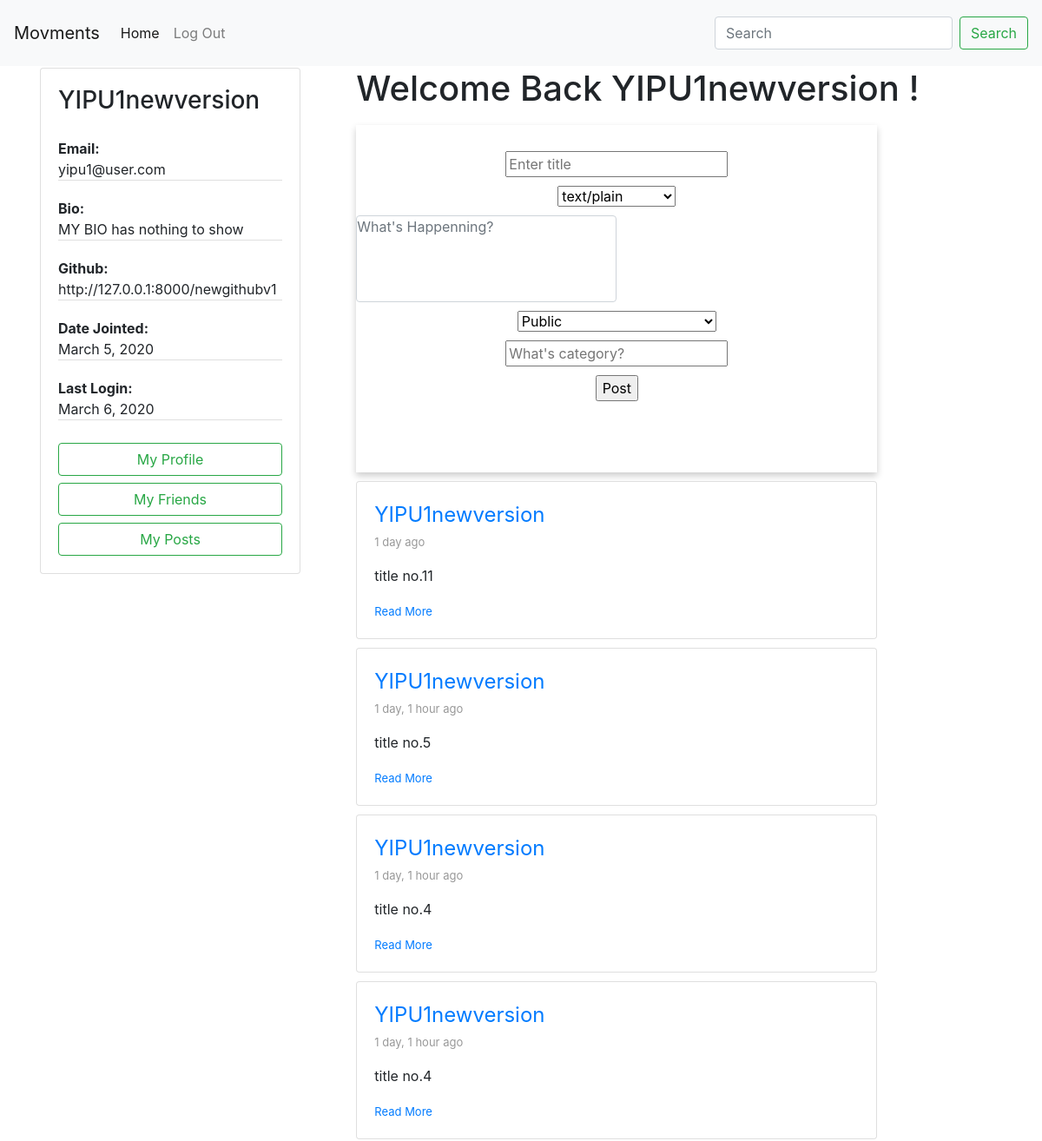
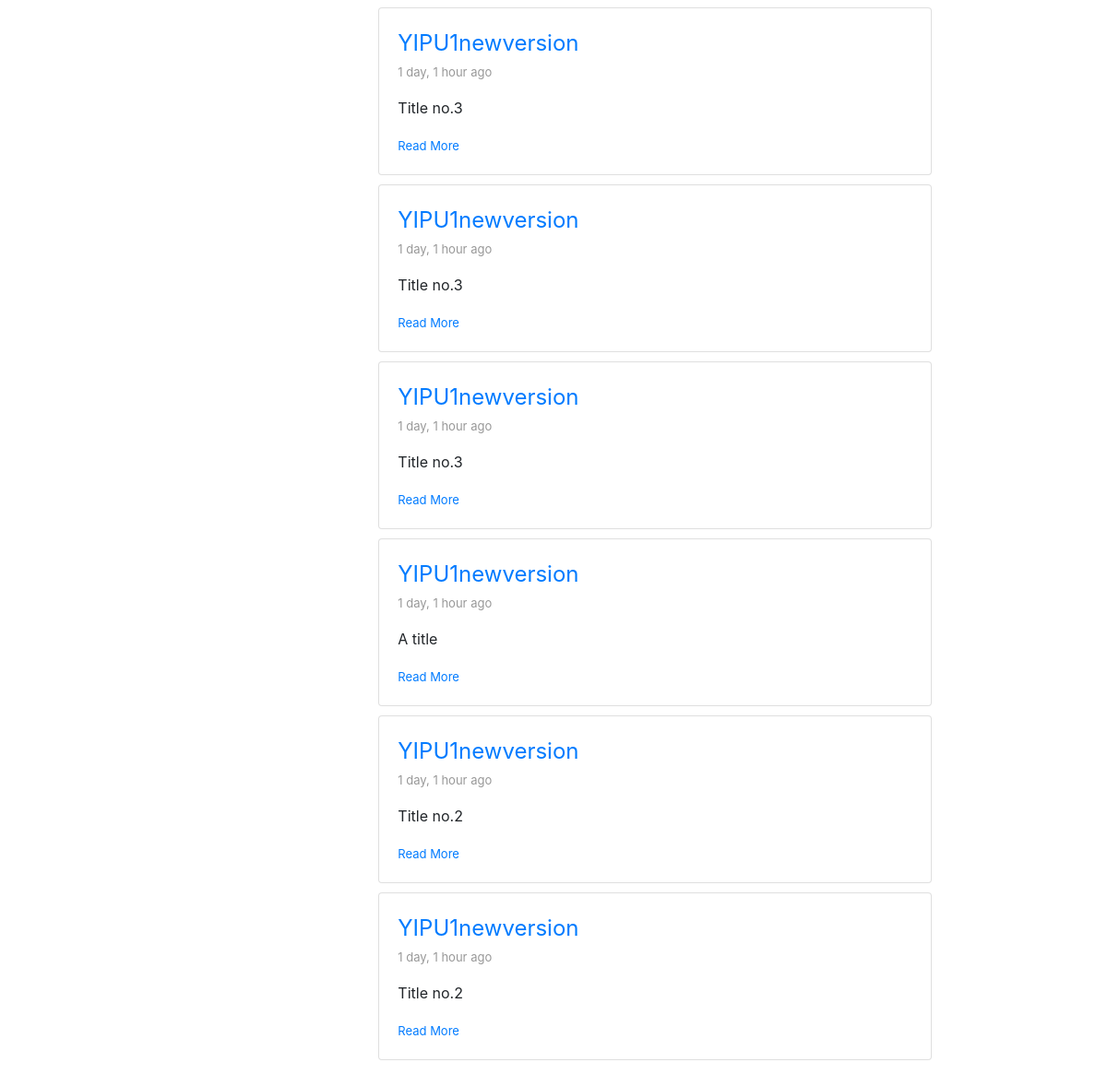
/service/posts/ (signed in), run on an earlier commit of the app's database (2 pictures, top to bottom).
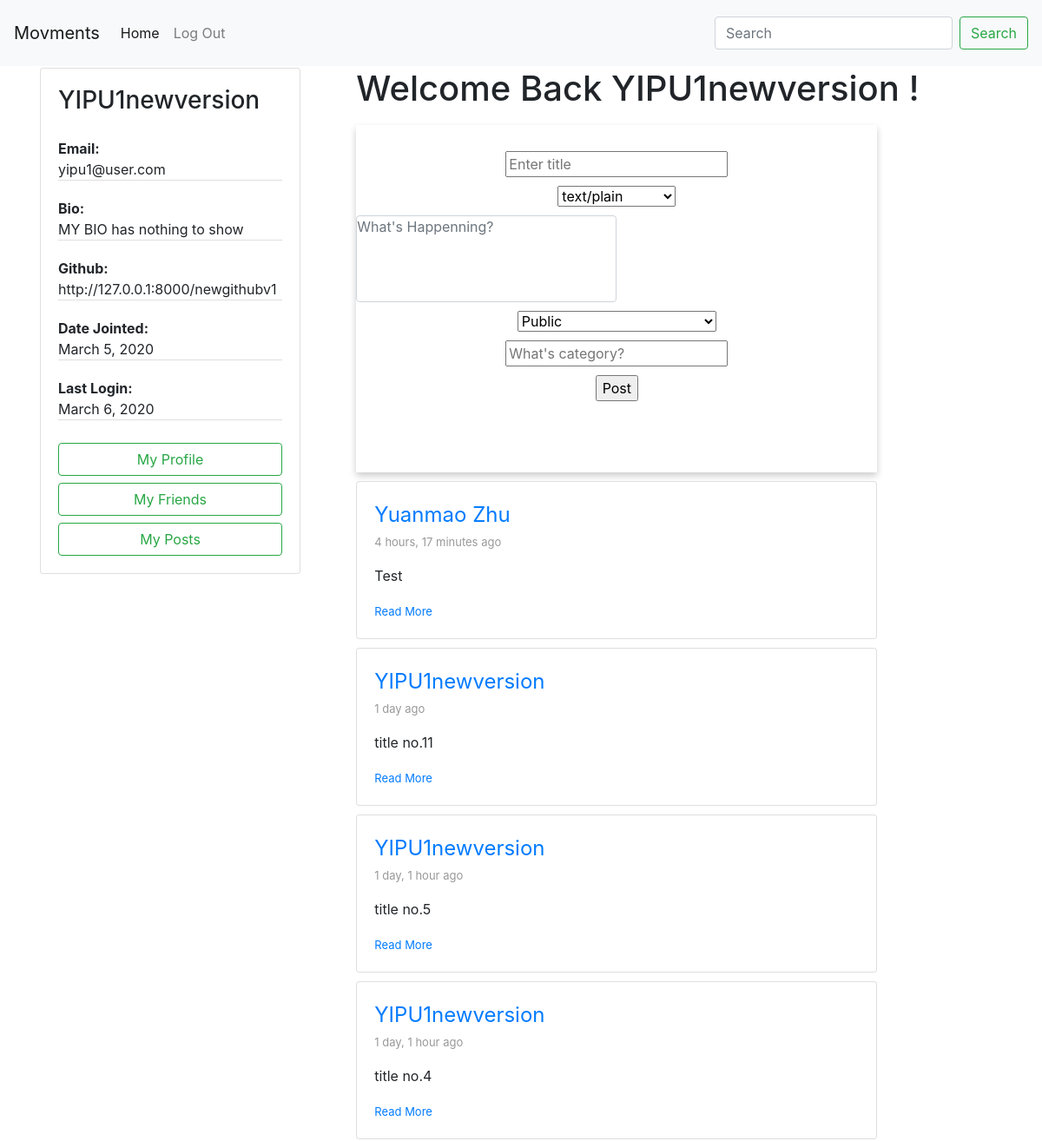
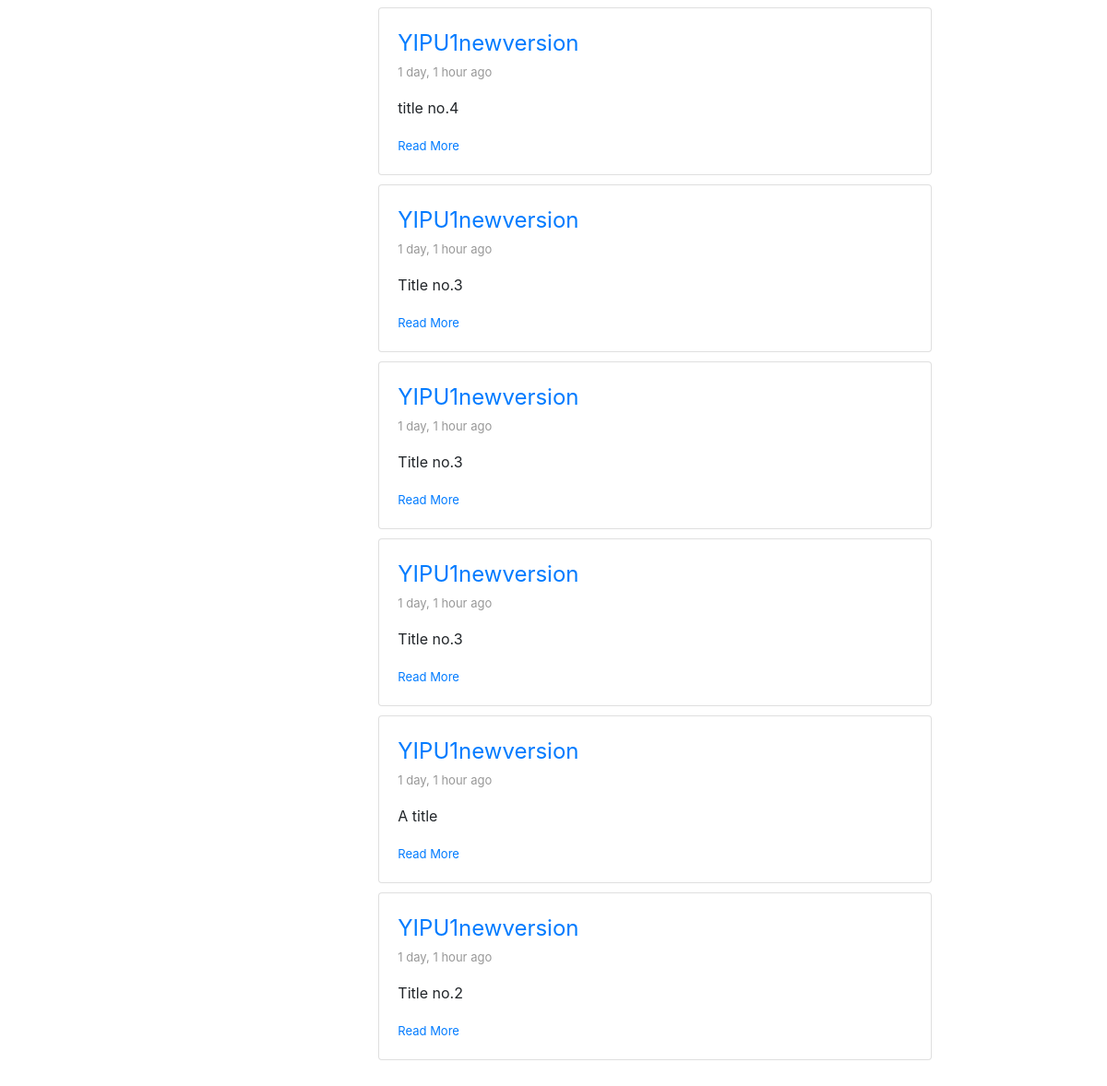
And on a later commit of the database (2 pictures, top to bottom).
### posting/models.py (models this page shows)
class Post(models.Model):
    POST_VISIBILITY = (
        ('PUBLIC', 'Public'),
        ('PRIVATE', 'Prviate to self'),
        ('FRIENDS', 'Private to friends'),
        ('FOAF', 'Private to friends of friends'),
        ('SERVERONLY', 'Private to local friends'),
    )
    CONTENT_TYPE = {
        ('text', 'text/plain'),
        ('md', 'text/markdown'),
    }
    id = models.UUIDField(primary_key=True, default=uuid.uuid4, editable=False)
    author = models.ForeignKey(Author, on_delete=models.CASCADE)
    title = models.CharField(max_length=50)
    content_type = models.CharField(max_length=4, default = 'text', choices=CONTENT_TYPE)
    content = models.CharField(max_length=200)
    category = models.CharField(max_length=200)
    pub_date = models.DateTimeField('date posted', auto_now_add=True, blank=True)
    visibility = models.CharField(max_length=10, default = 'PUBL', choices=POST_VISIBILITY)

### accounts/models.py (models this page shows, shortened)
class Author(AbstractBaseUser):
    email=models.EmailField(
        verbose_name='email address',
        max_length=60,
        unique=True,
    )
    uid_str = uuid.uuid4().urn
    uuid_str = uid_str[9:] # str(settings.HOSTNAME)+"/author/"+
    id = models.CharField(primary_key=True, default=uuid_str, editable=False,max_length=100,unique=True)
    displayName = models.CharField(max_length=30)
    host = models.URLField(default=settings.HOSTNAME, max_length=100)
    url = models.URLField(default=uuid_str,max_length=100)
    avatar = models.ImageField(upload_to='avatar/', default = 'avatar/default-avatar.png', blank=True, null=True)
    github = models.URLField(default="", max_length=100, null=True)
    bio = models.CharField(max_length=200, null=True)
    date_joined=models.DateField(verbose_name="date joined", auto_now=True)
    last_login=models.DateField(verbose_name="date joined", auto_now=True)
    is_active=models.BooleanField(default=True)
    is_admin=models.BooleanField(default=False)
    objects=AuthorManager()
    USERNAME_FIELD = 'email'
    REQUIRED_FIELDS = ['displayName', ]

### posting/views.py (the view, shortened to what this page needs)
# urls.py: path('posts/', views.ViewPublicPosts, name='view public posts'),
def ViewPublicPosts(request):
    public_posts = Post.objects.filter(visibility='PUBLIC').order_by('-pub_date')[:10]
    form = PostNewForm(request.POST or None)
    context = {
        'public_post_list': public_posts,
        'form': form,
    }
    return render(request, "posting/publicPosts.html", context)

### posting/forms.py
class PostNewForm(forms.ModelForm):
    content = forms.CharField(
        widget=forms.Textarea(
            attrs={
                "class": "textarea form-control",
                "rows": 10,
                "cols": 40,
                "style": "resize:none",
            }
        )
    )
    class Meta:
        model = Post
        fields = [
            'title',
            'content_type',
            'content',
            'visibility',
            'category',
        ]

### posting/templates/posting/publicPosts.html (shortened to what this page needs)
{% extends 'posting/home.html' %}
{% block shortProfile %}
    {% if request.user.is_authenticated %}
        <div class="short-profile">
            {% include 'posting/profile-card.html' with request=request %}
        </div>
    {% endif %}
{% endblock %}
{% block content %}
    {% if public_post_list %}
        <ul>
            {% for post in public_post_list %}
            <li>
                {% include 'posting/post-inline-view.html' with post=post %}
            </li>
            {% endfor %}
        </ul>
    {% else %}
        <p>No Public posts... Go make some!</p>
    {% endif %}
{% endblock %}
{% block newPost %}
    {% if request.user.is_authenticated %}
        {% include 'posting/post-input-form.html' with post=post %}
    {% endif %}
{% endblock %}

### posting/templates/posting/post-inline-view.html
<div class="card" style="width:600px">
    <div class="card-body">
      <a class="displa-name" style="font-size:x-large" href="{% url 'accounts:view profile' post.author.id %}">{{post.author.displayName}}</a>
      <br>
      <span id="timestamp">{{ post.pub_date|timesince }} ago</span>
      <p class="card-text"><p>{{ post.title }}</p></p>
      <a  class="" href="{% url 'posting:view post details' post.id %}" style="font-size: small;" >Read More</a>
    </div>
</div>

What changed in the data, as far as the page shows it:
no longer on this page (row unchanged): Post: author.displayName "YIPU1newversion", pub_date "1 day, 1 hour", title "Title no.2"
added Post: author.displayName "Yuanmao Zhu", pub_date "4 hours, 17 minutes", title "Test"
